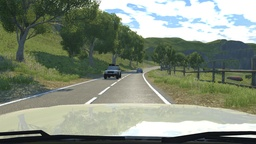
#> input picture 170050R/images/dashcam_view_1.jpg, 256 x 144 px, shrunk from 1920 x 1080 before the run; its folder holds only this picture in this run
$ python main.py
#> lines starting #> are read from the running program, lines starting #| are printed output that depends on the picture; long printed decimals are rounded
### 170050R/utils.py
import os
import cv2
import numpy as np

# Function - Select kernel dynamically
def select_sub_mat(wrapped_img,i,j,kernel_NXN=3):
  sub_mat=[]
  for r in range(i,i+kernel_NXN):
      sub_mat.append(wrapped_img[r][j:j+kernel_NXN])
  return sub_mat

# Function - Convert BGR-Gray Scale
def gray_scale(img):
    r,g,b=img[:,:,0],img[:,:,1],img[:,:,2]
    return 0.2989*r+0.5870*g+0.1140*b

# Function - Wrap images by adding extra rows and columns
def wrap(input_img, n, m, wrap_size):
    wrapped_img = []
    for r in range(n):
        wrapped_row = [input_img[r][-1]]*wrap_size + input_img[r]+[input_img[r][-1]]*wrap_size
        wrapped_img.append(wrapped_row)
    for iter in range(wrap_size):
        wrapped_img.insert(0, wrapped_img[-1])
        wrapped_img.append(wrapped_img[0])
    return wrapped_img

### 170050R/transform.py
import math

# Function - Function to resize the image
# Params - Input img, Scale factor
# Return - Scaled Image
def resize(original_img, scale=0.8):
	oh, ow = len(original_img), len(original_img[0])
	nh, nw = int(oh*scale), int(ow*scale)
	output_img = [[None]*nw for _ in range(nh)]

	# Fill out all the output_img values with mapped real values
	for i in range(nh):
		for j in range(nw):
			# map the coordinates back to the original image
			x = i / scale
			y = j / scale
			# Calculate the 4 neigbourhood pixel values
			x_f = math.floor(x)
			x_c = min(oh - 1, math.ceil(x))
			y_f = math.floor(y)
			y_c = min(ow - 1, math.ceil(y))
			# Use linear thresolding method for measure correct value
			if (x_c == x_f) and (y_c == y_f):
				value = original_img[int(x)][int(y)]
			elif (y_c == y_f):
				q1 = original_img[int(x_f)][int(y)]
				q2 = original_img[int(x_c)][int(y)]
				value = (q1 * (x_c - x)) + (q2	 * (x - x_f))
			elif (x_c == x_f):
				q1 = original_img[int(x)][int(y_f)]
				q2 = original_img[int(x)][int(y_c)]
				value = q1 * (y_c - y) + q2 * (y - y_f)
			else:
				q1 = original_img[x_f][y_f] * (x_c - x) + original_img[x_c][y_f] * (x - x_f)
				q2 = original_img[x_f][y_c] * (x_c - x) + original_img[x_c][y_c] * (x - x_f)
				value = q1 * (y_c - y) + q2 * (y - y_f)
			output_img[i][j] = value
	return output_img

### 170050R/normalize.py
import math

# Function - Normalize the intensity of a image
# Params - Image
# Return - Normalized image
# Description - Calculate mean, max and min values of the image given.
#               Then use (x-mean)/(max-min) normalization
def normalize_intensity(image):
    h,w = len(image), len(image[0])
    output_img = [[None]*w for _ in range(h)]
    sub_arr=[px for sub_row in image for px in sub_row]
    mean=sum(sub_arr)/(h*w)
    min_v = min(sub_arr)
    max_v = max(sub_arr)
    print(mean,min_v,max_v,(h*w))
    for i in range(len(output_img)):
        for j in range(len(output_img[0])):
            output_img[i][j] = (image[i][j] - mean)/(max_v-min_v)

    return output_img

### 170050R/filters.py
import os
import cv2
import numpy as np
from utils import select_sub_mat,wrap

# Function - Normal Mean Filter
# Params - Wrapped image, image height, image width, kernel size
# Return - Filtered image array
# Description - Calculate mean of each kernel and apply
# [12 lines left out: function mean_filter, not called in this run]

# Function - Median Filter
# Params - Wrapped image, image height, image width, kernel size
# Return - Filtered image array
# Description - Sort each kernel values and apply median value
def median_filter(wrapped_img, n, m, kernel_NXN):
    output_img = []
    for iter_row in range(n-kernel_NXN+1):
        output_row = []
        for iter_col in range(m-kernel_NXN+1):
            sub_mat = select_sub_mat(
                wrapped_img, iter_row, iter_col, kernel_NXN)
            sub_arr = [px for sub_row in sub_mat for px in sub_row]
            sub_arr.sort()
            if(kernel_NXN % 2 == 0):
                median = (sub_arr[kernel_NXN*kernel_NXN//2] +
                          sub_arr[kernel_NXN*kernel_NXN//2-1])/2
            else:
                median = sub_arr[kernel_NXN*kernel_NXN//2]
            output_row.append(median)
        output_img.append(output_row)
    return np.array(output_img)


# Function - Apply mean, median and mid point filters to given image
#            according to user input
# Params - Image, Filter type(mean/median/mid), Kenel Size(int)
# Return - Filtered image array
def filter_func(input_img, filter_type, kernel_NXN=3):
    wrap_size = (kernel_NXN-1)//2
    n, m = len(input_img), len(input_img[0])

    # Wrap the image
    wrapped_img = wrap(input_img,n,m,wrap_size)

    n = len(wrapped_img)
    m = len(wrapped_img[0])
    if filter_type == 'mean':
        return mean_filter(wrapped_img, n, m, kernel_NXN)
    elif filter_type == 'median':
        return median_filter(wrapped_img, n, m, kernel_NXN)
    elif filter_type == 'mid':
        return mid_point_filter(wrapped_img, n, m, kernel_NXN)

### 170050R/canny_edge_detector.py
import os
import numpy as np
import cv2
import math
from utils import select_sub_mat,wrap

# Function - Convolution input image with guassian kernel
# Return - Convolute image
def convolution(input_img, kernel):
    n = len(input_img)
    m = len(input_img[0])
    kernel_NXN = len(kernel)
    wrap_size = (kernel_NXN-1)//2

    if(isinstance(input_img, list) == False):
        input_img = input_img.tolist()
    wrapped_img = wrap(input_img, n, m, wrap_size)

    conv = []
    n += wrap_size*2
    m += wrap_size*2
    for i in range(n - kernel_NXN+1):
        conv_row = []
        for j in range(m - kernel_NXN+1):
            sub_mat = select_sub_mat(wrapped_img, i, j, kernel_NXN)
            sm = sum_mul(sub_mat, kernel, kernel_NXN)
            conv_row.append(sm)
        conv.append(conv_row)
    return conv


def sum_mul(sub_mat, kernel, kernel_NXN):
    sum_mul = 0
    for i in range(kernel_NXN):
        for j in range(kernel_NXN):
            sum_mul += sub_mat[i][j]*kernel[i][j]
    return sum_mul

def mat_hypot(mat_x, mat_y):
    mat_x_n = len(mat_x)
    mat_x_m = len(mat_x[0])
    mat_y_n = len(mat_y)
    mat_y_m = len(mat_y[0])

    if(mat_x_n != mat_y_n or mat_x_m != mat_y_m):
        # error
        return -1
    mat = []
    for i in range(mat_x_n):
        mat_row = []
        for j in range(mat_x_m):
            mat_row.append(math.hypot(mat_x[i][j], mat_y[i][j]))
        mat.append(mat_row)
    return mat


def mat_arctan(mat_x, mat_y):
    mat_x_n = len(mat_x)
    mat_x_m = len(mat_x[0])
    mat_y_n = len(mat_y)
    mat_y_m = len(mat_y[0])

    if(mat_x_n != mat_y_n or mat_x_m != mat_y_m):
        # error
        return -1
    mat = []
    for i in range(mat_x_n):
        mat_row = []
        for j in range(mat_x_m):
            mat_row.append(math.atan2(mat_y[i][j], mat_x[i][j]))
        mat.append(mat_row)
    return mat


def gaussian_kernel(kernel_NXN, sigma):
    kernel = []
    for i in range(kernel_NXN):
        kernel_row = []
        for j in range(kernel_NXN):
            x = i-(kernel_NXN-1)//2
            y = j-(kernel_NXN-1)//2
            kernel_cell = math.exp(-1*((math.hypot(x, y)**2) /
                                   (2*sigma**2)))/(2*math.pi*sigma**2)
            kernel_row.append(kernel_cell)
        kernel.append(kernel_row)
    return kernel

# step 2:filter image with agaussian filter
# Function - Guassian Mean Filter
# Params - Image, sigma, kernel size
# Return - Filtered image array
# Description - Create a guassian kernel and convolute both
def gaussian_filter(input_img, sigma, kernel_NXN):
    kernel = gaussian_kernel(kernel_NXN, sigma)
    filtered_img = convolution(input_img, kernel)
    return filtered_img

# step 3:estimate gradient strength and direction
def gradient(filtered_img):
    mx = [[-1, 0, 1], [-2, 0, 2], [-1, 0, 1]]
    my = [[1, 2, 1], [0, 0, 0], [-1, -2, -1]]

    gx = convolution(filtered_img, mx)
    gy = convolution(filtered_img, my)

    strength_mat = mat_hypot(gx, gy)
    direction_mat = mat_arctan(gx, gy)

    return (strength_mat, direction_mat)

# step 4:non maxima suppression
def non_maxima_suppression(strength_mat, direction_mat):
    n = len(strength_mat)
    m = len(strength_mat[0])
    suppressed_img = [[0 for _ in range(m)]for _ in range(n)]
    for i in range(1, n-1):
        for j in range(1, m-1):
            if((direction_mat[i][j] >= math.pi/8 and direction_mat[i][j] < 3*math.pi/8) or (direction_mat[i][j] >= -7*math.pi/8 and direction_mat[i][j] < -5*math.pi/8)):
                suppressed_img[i][j] = strength_mat[i][j] if strength_mat[i][j] == max(
                    strength_mat[i-1][j+1], strength_mat[i+1][j-1], strength_mat[i][j]) else 0
            elif((direction_mat[i][j] >= 3*math.pi/8 and direction_mat[i][j] < 5*math.pi/8) or (direction_mat[i][j] >= -5*math.pi/8 and direction_mat[i][j] < -3*math.pi/8)):
                suppressed_img[i][j] = strength_mat[i][j] if strength_mat[i][j] == max(
                    strength_mat[i-1][j], strength_mat[i+1][j], strength_mat[i][j]) else 0
            elif((direction_mat[i][j] >= 5*math.pi/8 and direction_mat[i][j] < 7*math.pi/8) or (direction_mat[i][j] >= -3*math.pi/8 and direction_mat[i][j] < -1*math.pi/8)):
                suppressed_img[i][j] = strength_mat[i][j] if strength_mat[i][j] == max(
                    strength_mat[i-1][j-1], strength_mat[i+1][j+1], strength_mat[i][j]) else 0
            else:
                suppressed_img[i][j] = strength_mat[i][j] if strength_mat[i][j] == max(
                    strength_mat[i][j-1], strength_mat[i][j+1], strength_mat[i][j]) else 0

    return suppressed_img


def max_mat(mat):
    return max([max(row) for row in mat])

# step 5:dual threshold
def dual_threshold(suppressed_img, high, low):
    high_threshold = max_mat(suppressed_img)*high
    low_threshold = high*low
    n = len(suppressed_img)
    m = len(suppressed_img[0])
    linked_mat = []
    # p[i][j]>=high ---> 255
    # p[i][j]<=low ---> 0
    # high>p[i][j]>low  ---> -1
    for i in range(n):
        linked_mat_row = []
        for j in range(m):
            if(suppressed_img[i][j] >= high_threshold):
                linked_mat_row.append(255)
            elif(suppressed_img[i][j] <= low_threshold):
                linked_mat_row.append(0)
            else:
                linked_mat_row.append(-1)
        linked_mat.append(linked_mat_row)

    # p[i][j]==-1  ---> 0/255
    for i in range(1, n-1):
        for j in range(1, m-1):
            if(linked_mat[i][j] == -1):
                if(linked_mat[i][j+1] == 255 or linked_mat[i][j-1] == 255 or linked_mat[i+1][j] == 255 or linked_mat[i-1][j] == 255
                   or linked_mat[i+1][j+1] == 255 or linked_mat[i+1][j-1] == 255 or linked_mat[i-1][j-1] == 255 or linked_mat[i-1][j+1] == 255):
                    linked_mat[i][j] = 255
                else:
                    linked_mat[i][j] = 0
    return linked_mat

# Function - Apply Canny edge detection algorithm
# Params - Image, High value, Low Value, Kernel Size, Sigma value
def edge_detect(filtered_img, high, low, kernel_NXN, sigma):
    kernel_NXN = kernel_NXN
    sigma = sigma
    strength_mat, direction_mat = gradient(filtered_img)
    suppressed_img = non_maxima_suppression(strength_mat, direction_mat)
    linked_img = dual_threshold(suppressed_img, high, low)
    return np.array(linked_img)

### 170050R/hough_transform.py
import math
import cv2

# Function - Calculate Non zero values indexes list
# Params - Image
def non_zero_index_list(image):
    h = len(image)
    w = len(image[0])
    l1 = []
    for eh in range(h):
        for ew in range(w):
            if image[eh][ew] != 0: # Find out the non zero value indexes
                l1.append([eh,ew])
    return l1

# Function - Calculate maximum values in list
# Params - List
# Return - indexes of maximum value in list
def find_maximun(H):
    current = 0
    for x in range(len(H)):
        for y in range(len(H[0])):
            if H[x][y] > current:
                current = H[x][y]
                ix,iy = x,y
    return ix,iy

# Function - Create the hough space
# Params - Canny edges list, non zero values list
# Return - Hough Space, rhos list and theta list
def hough_line_acc(canny, non_zero_index_list):
    height, width = len(canny), len(canny[0])
    diagonal = math.ceil(math.sqrt(height**2+width**2))
    rhos = [x for x in range(-diagonal, diagonal)]
    thetas = [math.radians(x) for x in range(-90,90)]

    # Cache the sin,cos values
    sin_array = [math.sin(x) for x in thetas]
    cos_array = [math.cos(x) for x in thetas]
    len_rhos = len(rhos)
    len_thetas = len(thetas)

    H = [[0 for x in range(len_thetas)] for y in range(len_rhos)]

    for i in range(len(non_zero_index_list)):
        y_val = non_zero_index_list[i][0]
        x_val = non_zero_index_list[i][1]
        for j in range(len_thetas):
            c_rho = int((x_val*cos_array[j])+(y_val*sin_array[j]) + diagonal)
            H[c_rho][j] += 1
    return H,thetas,rhos

# Function - Calculate Peak values in the hough space
# Params - Hough Space, Expected peaks, thresold, neigbourhood size
# Return - Hough space and Peak indices List
def hough_peaks(H, num_peaks, neigbour_size=3):
    indicies = []
    newH = H.copy()
    for i in range(num_peaks):
        # find index pais that gives maximum value in array
        maxX,maxY = find_maximun(newH)
        indicies.append([maxX,maxY])

        # split x,y coordinates
        idx_y, idx_x = maxX, maxY
        if (idx_x - (neigbour_size/2)) < 0: min_x = 0
        else: min_x = idx_x - (neigbour_size/2)

        if ((idx_x + (neigbour_size/2) + 1) > len(H[0])): max_x = len(H[0])
        else: max_x = idx_x + (neigbour_size/2) + 1

        if (idx_y - (neigbour_size/2)) < 0: min_y = 0
        else: min_y = idx_y - (neigbour_size/2)

        if ((idx_y + (neigbour_size/2) + 1) > len(H)):max_y = len(H)
        else: max_y = idx_y + (neigbour_size/2) + 1

        for x in range(int(min_x), int(max_x)):
            for y in range(int(min_y), int(max_y)):
                newH[y][x] = 0
                if (x == min_x or x == (max_x - 1)):
                    H[y][x] = 255
                if (y == min_y or y == (max_y - 1)):
                    H[y][x] = 255
    print(indicies)
    return indicies, H

# Function - Recongnize the Linear function parameters and Draw the red lines
# Params - Image, Peak indicies list, rhos list, thetas list
# Return - None
def hough_lines(img, indicies, rhos, thetas):
    ''' A function that takes indicies a rhos table and thetas table and draws
        lines on the input images that correspond to these values. '''
    lines = []
    for i in range(len(indicies)):
        rho = rhos[indicies[i][0]]
        theta = thetas[indicies[i][1]]
        a = math.cos(theta)
        b = math.sin(theta)
        x0 = a*rho
        y0 = b*rho
        x1 = int(x0 + 1000*(-b))
        y1 = int(y0 + 1000*(a))
        x2 = int(x0 - 1000*(-b))
        y2 = int(y0 - 1000*(a))
        lines.append([x1, y1, x2, y2])
        cv2.line(img, (x1, y1), (x2, y2), (0, 0, 255), 2)

# Function - Apply hough transform to image
# Params - Canny edges list
# Return - Indices, rhos list and thetas list
def hough_transform(canny_img):
    n_list = non_zero_index_list(canny_img)
    H, thetas, rhos = hough_line_acc(canny_img,n_list)
    indicies, H = hough_peaks(H, 3, neigbour_size=11)
    return indicies,rhos,thetas

# Function - Superimpose the road lines with scaled images
# Params - Peak indices, rhos list, thetas list
# Return - Superimposed image with red lines
def superimpose(indicies, rhos, thetas):
    shapes = cv2.imread('output/scaled.jpg')
    hough_lines(shapes, indicies, rhos, thetas)
    return shapes

### 170050R/main.py
import os
import cv2
import numpy as np
import matplotlib.pyplot as plt

from utils import gray_scale
from canny_edge_detector import edge_detect,gaussian_filter
from transform import resize
from normalize import normalize_intensity
from filters import filter_func
from hough_transform import hough_transform,superimpose

# Function - Display the images
# Return - None
def image_display(image, window_name):
    cv2.imshow(window_name, image)
    cv2.waitKey(0)
    cv2.destroyAllWindows()

# Function - Load the images from /images folder
# Return - List containing Image Paths
def read_imgs(path):
    print('Default kernel size - 3')
    print('Loading All the images from', path, 'folder')
    return [img_path for img_path in os.listdir(path)
            if img_path.split(".")[-1].lower() == "jpeg"
            or img_path.split(".")[-1].lower() == "jpg"
            ]

# Function - Load img and convert it to gray image scale
# Return - Grey image
def load_img(img_path,path):
    original_img = cv2.imread(path+'/'+img_path)
    func_img = gray_scale(original_img)
    # Display gray-scale images
    gray_img = np.array(func_img, dtype=np.uint8)
    print("original shape",gray_img.shape)
    image_display(gray_img, "Original image")

    input_img = func_img.tolist()
    return gray_img,input_img

def save_imgs(image, filename, img_format,file_type):
    if(file_type!='normalized' and file_type!='median' and file_type!='guassian'):
        output_img = np.array(image, dtype=np.uint8)
    else:
        output_img = np.array(image)
    window_name = "Detected Image"
    image_display(output_img, window_name)

    current_dir = os.path.dirname(os.path.realpath(__file__))
    filename = current_dir+"/output/"+file_type+"."+img_format
    #cv2.imwrite(filename, output_img)
    if(file_type!='hough'):
        plt.imsave(filename,image,cmap='gray')
    else:
        cv2.imwrite(filename, output_img)

# Function - Main Function
def main_170050R():
    path = "images"
    img_paths = read_imgs(path)
    print(img_paths)
    for img_path in img_paths:
        img_name, img_format = img_path.split(".")
        # Step 1 - Grey Scale
        gray_img, input_img = load_img(img_path,path)
#> in load_img, original_img is the input picture: shape (144, 256, 3); mean B, G, R 122.5, 139.2, 130.1
#> in gray_scale, `r,g,b=img[:,:,0],img[:,:,1],img[:,:,2]`:
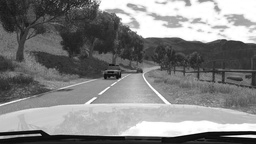
#> b: shape (144, 256); min 0, max 255, mean 130.1
#| original shape (144, 256)
#> in load_img, `input_img = func_img.tolist()`: input_img = 144 items

        # Step 2 - Scale the image by 80%
        scale_img = resize(input_img, 0.8)
        print("shape",np.array(scale_img).shape)
        save_imgs(scale_img, img_name, img_format,"scaled")

        # Step 3 - Normalize the intensity
        normalized_img = normalize_intensity(scale_img)
        print("shape",np.array(normalized_img).shape)
        save_imgs(normalized_img, img_name, img_format,"normalized")

        # Step 4 - Apply Median Filter
        median_filter_img = filter_func(normalized_img,'median')
        print("median shape",np.array(median_filter_img).shape)
        save_imgs(median_filter_img, img_name, img_format,"median")

        # Step 5 - Apply Guassian Mean Filter
        filtered_img = gaussian_filter(median_filter_img,sigma=1,kernel_NXN=3)
        print("guassian shape",np.array(filtered_img).shape)
        save_imgs(filtered_img, img_name, img_format,"guassian")

        # Step 6 - Canny Edge Detector
        edge_detected_img=edge_detect(filtered_img,0.15,0.05,3,1)
        print("canny shape",np.array(edge_detected_img).shape)
        save_imgs(edge_detected_img, img_name, img_format,"edge")

        # Step 7 - Apply Hough Transform
        indicies,rhos,thetas = hough_transform(edge_detected_img)

        # Step 8 - Superimpose the lanes by red color
        superimpose_img = superimpose(indicies,rhos,thetas)
        print("hough shape",np.array(superimpose_img).shape)
        save_imgs(superimpose_img, img_name, img_format,"Lane_170050R")
    return


def main():
    main_170050R()
#> in resize, `oh, ow = len(original_img), len(original_img[0])`: oh = 144; ow = 256
#> in resize, `nh, nw = int(oh*scale), int(ow*scale)`: nh = 115; nw = 204
#> in resize, `output_img = [[None]*nw for _ in range(nh)]`: output_img = 115 items
#| shape (115, 204)
#> in save_imgs, `output_img = np.array(image, dtype=np.uint8)`:
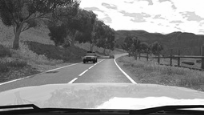
#> output_img: shape (115, 204); min 7, max 254, mean 133
#> in normalize_intensity, `h,w = len(image), len(image[0])`: h = 115; w = 204
#> in normalize_intensity, `output_img = [[None]*w for _ in range(h)]`: output_img = 115 items
#> in normalize_intensity, `sub_arr=[px for sub_row in image for px in sub_row]`: sub_arr = 23460 items
#> in normalize_intensity, `mean=sum(sub_arr)/(h*w)`: mean = 133.5
#> in normalize_intensity, `min_v = min(sub_arr)`: min_v = 7.47
#> in normalize_intensity, `max_v = max(sub_arr)`: max_v = 255
#| 133.507 7.4723 254.974 23460
#> the loop in normalize_intensity, `for i in range(len(output_img)):` made 115 passes
#> in main_170050R, `normalized_img = normalize_intensity(scale_img)`: normalized_img = 115 items
#| shape (115, 204)
#> in filter_func, `n, m = len(input_img), len(input_img[0])`: n = 115; m = 204
#> after the loop in wrap, `for r in range(n):`: wrapped_img = 115 items
#> after the loop in wrap, `for iter in range(wrap_size):`: wrapped_img = 117 items
#> in filter_func, `n = len(wrapped_img)`: n = 117
#> in filter_func, `m = len(wrapped_img[0])`: m = 206
#> after the loop in median_filter, `for iter_row in range(n-kernel_NXN+1):`: output_img = 115 items
#> in median_filter, `return np.array(output_img)`:
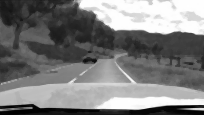
#> returned value: shape (115, 204) float64; min -0.47, max 0.491, mean -0.00107; drawn with min black and max white
#| median shape (115, 204)
#> in convolution, `n = len(input_img)`: n = 115
#> in convolution, `m = len(input_img[0])`: m = 204
#> in convolution, `input_img = input_img.tolist()`: input_img = 115 items
#> in convolution, `wrapped_img = wrap(input_img, n, m, wrap_size)`: wrapped_img = 117 items
#> in convolution, `n += wrap_size*2`: n = 117
#> in convolution, `m += wrap_size*2`: m = 206
#| guassian shape (115, 204)
#> in edge_detect, `return np.array(linked_img)`:
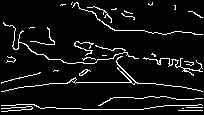
#> returned value: shape (115, 204) int64; 7.2% white in thin lines or dots
#| canny shape (115, 204)
#> in save_imgs (call 5), `output_img = np.array(image, dtype=np.uint8)`: output_img: shape (115, 204); 7.2% white in thin lines or dots
#| [[128, 1], [122, 0], [116, 0]]
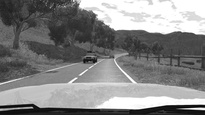
#> input picture 170050R/output/scaled.jpg, 205 x 115 px, shrunk from 1536 x 864 before the run
#> in superimpose, shapes is the input picture: shape (115, 205, 3); min 2, max 255, mean 132
#> the loop in hough_lines, `for i in range(len(indicies)):` made 3 passes
#> after the loop in hough_lines, `for i in range(len(indicies)):`:
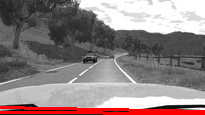
#> img: shape (115, 205, 3); mean B, G, R 129.7, 129.7, 142.8
#| hough shape (115, 205, 3)
#> in save_imgs (call 6), `plt.imsave(filename,image,cmap='gray')`:
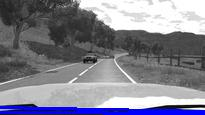
#> saved as Lane_170050R.jpg: shape (115, 205, 3); mean R, G, B 129.6, 129.7, 142.3


if __name__ == "__main__":
    main()
